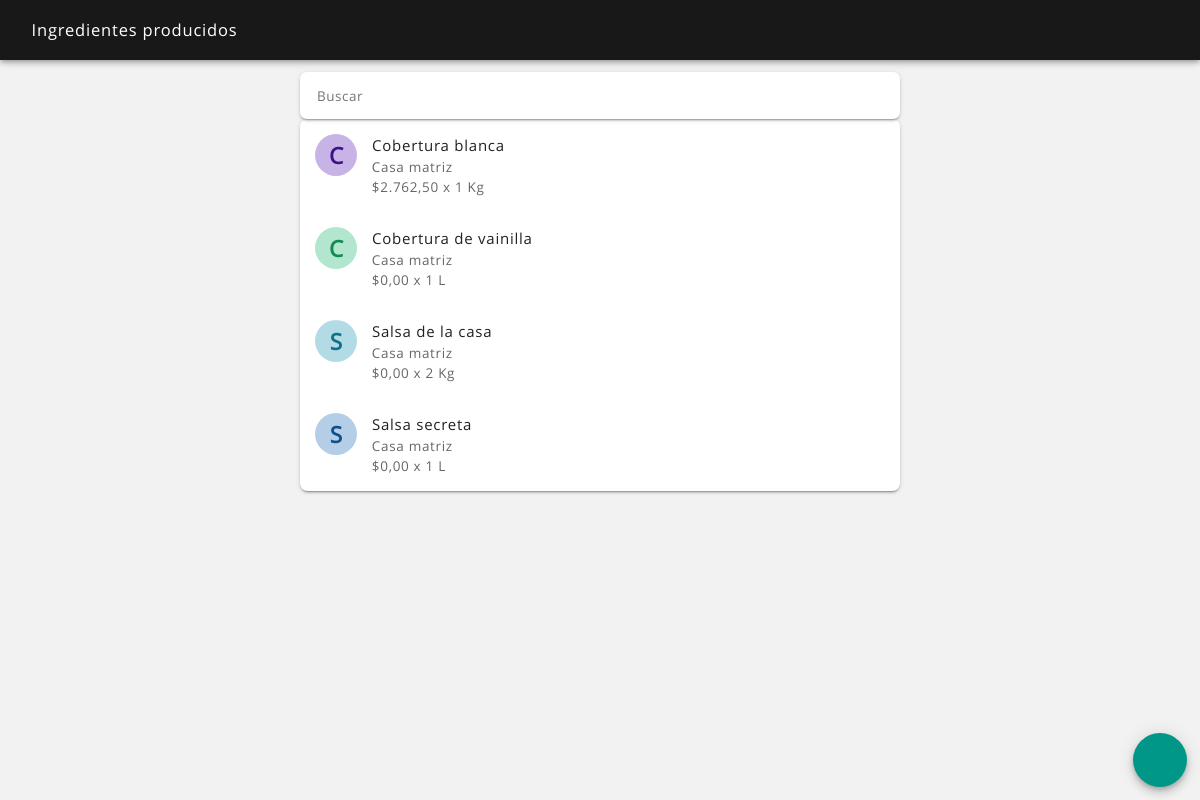
/ingredientes_producidos_ver.php (signed in), run on an earlier commit of the app's database.
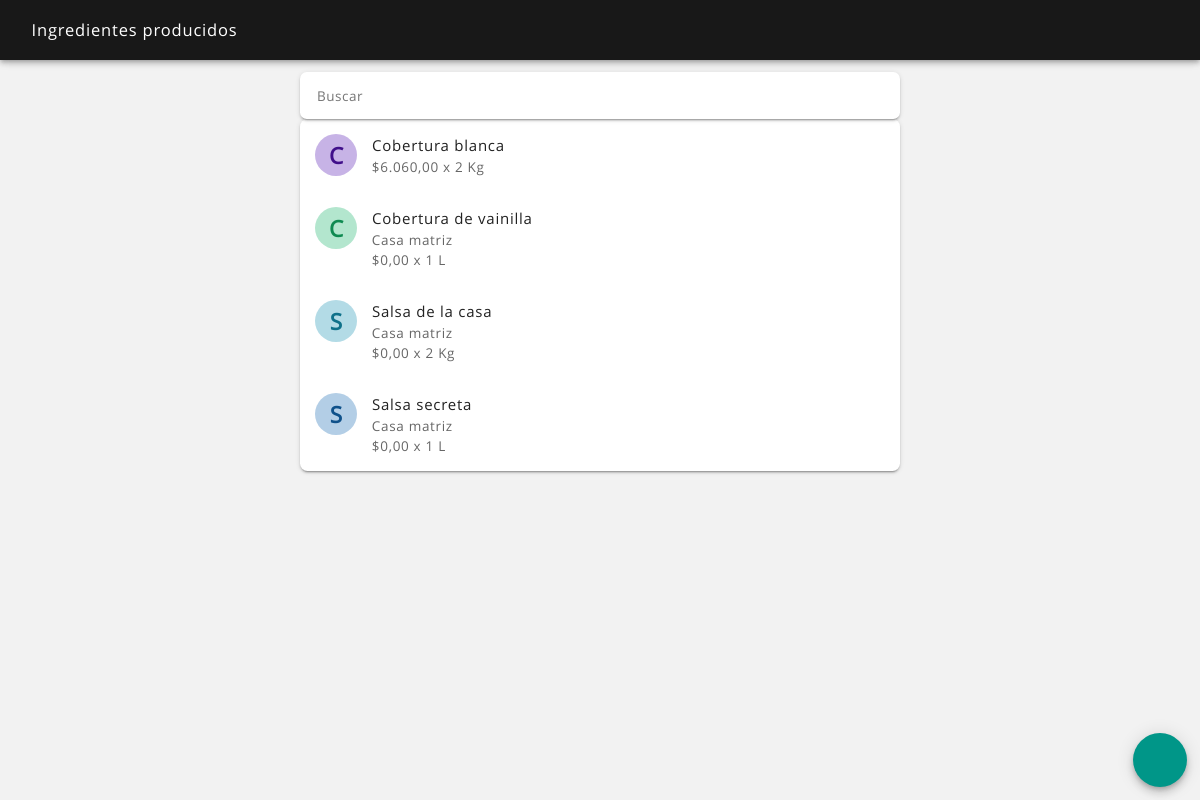
And on a later commit of the database.
### tables this page shows
CREATE TABLE `ingrediente` (
  `ingrediente_id` int(11) NOT NULL,
  `fecha_alta` datetime NOT NULL,
  `fecha_mod` datetime NOT NULL,
  `fecha_baja` datetime NOT NULL,
  `usuario_alta` int(11) NOT NULL,
  `usuario_mod` int(11) NOT NULL,
  `usuario_baja` int(11) NOT NULL,
  `estado` text NOT NULL,
  `ingrediente` text NOT NULL,
  `tipo` text NOT NULL,
  `unidad_minima` text NOT NULL,
  `unidad_compra` text NOT NULL,
  `costo_unidad_minima` text NOT NULL,
  `costo_unidad_compra` text NOT NULL,
  `cantidad_unidad_compra` text NOT NULL,
  `proveedor_id` int(11) NOT NULL,
  `productor_id` text NOT NULL
);

CREATE TABLE `productor` (
  `productor_id` int(11) NOT NULL,
  `fecha_alta` datetime NOT NULL,
  `fecha_mod` datetime NOT NULL,
  `fecha_baja` datetime NOT NULL,
  `usuario_alta` int(11) NOT NULL,
  `usuario_mod` int(11) NOT NULL,
  `usuario_baja` int(11) NOT NULL,
  `estado` text NOT NULL,
  `productor` text NOT NULL,
  `documento_tipo` text NOT NULL,
  `documento_numero` text NOT NULL,
  `tipo` text NOT NULL,
  `correo` text NOT NULL,
  `contacto` text NOT NULL,
  `telefono` text NOT NULL,
  `direccion` text NOT NULL,
  `cuenta_bancaria` text NOT NULL,
  `imagen` text NOT NULL,
  `imagen_nombre` text NOT NULL
);

### sis/variables_sesion.php (called while the page is built, shortened)
<?php
$sesion_id = $_SESSION['id'];
?>
<?php
$consulta = $conexion->query("SELECT * FROM usuario WHERE usuario_id = $sesion_id and estado = 'activo'");
?>

### sis/avatar_color.php (called while the page is built)
<?php
$pla = ord(strtolower($avatar_nombre[0]));
$ula = ord(substr($avatar_nombre, -1));
$lca = strlen($avatar_nombre);
$sca = $pla + $ula + $lca + $avatar_id;
$sca = $sca << 5;
$ab_hue = $sca;
$ab_sat = "50%";
$ab_lig = "80%";
$at_hue = $sca;
$at_sat = "80%";
$at_lig = "30%";
?>

### ingredientes_producidos_ver.php (the view, shortened to what the changed rows need)
<?php
include ("sis/nombre_sesion.php");
?>
<?php
include ("sis/variables_sesion.php");
?>
<?php
if(isset($_POST['body_snack'])) $body_snack = $_POST['body_snack']; elseif(isset($_GET['body_snack'])) $body_snack = $_GET['body_snack']; else $body_snack = null;
?>
<!DOCTYPE html>
<html lang="es">
<head>
    <?php
    include ("partes/head.php");
    ?>
</head>
<body <?php echo $body_snack; ?>>
<header class="rdm-toolbar--contenedor">
    <div class="rdm-toolbar--fila">
        <div class="rdm-toolbar--izquierda">
            <h2 class="rdm-toolbar--titulo">Ingredientes producidos</h2>
        </div>
    </div>
</header>
<main class="rdm--contenedor-toolbar">
    <?php
    $consulta = $conexion->query("SELECT * FROM ingrediente WHERE tipo = 'producido' and estado = 'activo' ORDER BY ingrediente");
    if ($consulta->num_rows == 0)
    {
        ?>
        <div class="rdm-vacio--caja">
            <i class="zmdi zmdi-alert-circle-o zmdi-hc-4x"></i>
            <p class="rdm-tipografia--subtitulo1">No se han agregado ingredientes producidos</p>
            <p class="rdm-tipografia--cuerpo1--margen-ajustada">Los ingredientes producidos son todos los elementos de los que están hechos los productos o servicios que vendes y que tu mismo produces a partir de otros ingredientes, por ejemplo: salsas, mezclas, masas, coberturas, etc.</p>
        </div>
        <?php
    }
    else
    {   ?>
        <section class="rdm-lista">
        <?php
        while ($fila = $consulta->fetch_assoc())
        {
            $ingrediente_producido_id = $fila['ingrediente_id'];
            $ingrediente = $fila['ingrediente'];
            $unidad_compra = $fila['unidad_compra'];
            $cantidad_unidad_compra = $fila['cantidad_unidad_compra'];
            $productor_id = $fila['productor_id'];
            $avatar_id = $ingrediente_producido_id;
            $avatar_nombre = "$ingrediente";
            include ("sis/avatar_color.php");
            $imagen = '<div class="rdm-lista--avatar-color" style="background-color: hsl('.$ab_hue.', '.$ab_sat.', '.$ab_lig.'); color: hsl('.$at_hue.', '.$at_sat.', '.$at_lig.');"><span class="rdm-lista--avatar-texto">'.strtoupper(substr($avatar_nombre, 0, 1)).'</span></div>';
            $consulta2 = $conexion->query("SELECT * FROM productor WHERE productor_id = $productor_id");
            if ($filas2 = $consulta2->fetch_assoc())
            {
                $productor = $filas2['productor'];
            }
            else
            {
                $productor = "";
            }
            $consulta_costo = $conexion->query("SELECT * FROM ingrediente_producido_composicion WHERE ingrediente_producido_id = '$ingrediente_producido_id' ORDER BY fecha_alta DESC");
            if ($consulta_costo->num_rows != 0)
            {
                $composicion_costo = 0;
                while ($fila = $consulta_costo->fetch_assoc())
                {
                    $cantidad = $fila['cantidad'];
                    $ingrediente_id = $fila['ingrediente_id'];
                    $consulta2 = $conexion->query("SELECT * FROM ingrediente WHERE ingrediente_id = $ingrediente_id");
                    if ($filas2 = $consulta2->fetch_assoc())
                    {
                        $costo_unidad_minima_c = $filas2['costo_unidad_minima'];
                    }
                    else
                    {
                        $unidad_minima_c = "unid";
                        $costo_unidad_minima_c = 0;
                    }
                    $ingrediente_costo = $costo_unidad_minima_c * $cantidad;
                    $composicion_costo = $composicion_costo + $ingrediente_costo;
                }
                $costo_valor = $composicion_costo;
            }
            else
            {
                $costo_valor = 0;
            }
            ?>
            <a href="ingredientes_producidos_detalle.php?ingrediente_producido_id=<?php echo "$ingrediente_producido_id"; ?>">
                <article class="rdm-lista--item-doble">
                    <div class="rdm-lista--izquierda">
                        <div class="rdm-lista--contenedor">
                            <?php echo "$imagen"; ?>
                        </div>
                        <div class="rdm-lista--contenedor">
                            <h2 class="rdm-lista--titulo"><?php echo ucfirst($ingrediente); ?></h2>
                            <h2 class="rdm-lista--texto-secundario"><?php echo ucfirst($productor); ?></h2>
                            <h2 class="rdm-lista--texto-secundario">$<?php echo number_format($costo_valor, 2, ",", "."); ?> x <?php echo ($cantidad_unidad_compra); ?> <?php echo ucfirst($unidad_compra); ?></h2>
                        </div>
                    </div>
                </article>
            </a>
        <?php
        }
        ?>
        </section>
    <?php
    }
    ?>
</main>
</body>
</html>

What changed in the data, as far as the page shows it:
changed ingrediente "Cobertura blanca": costo_valor "2.762,50" → "6.060,00"; cantidad_unidad_compra "1" → "2"; productor.productor "Casa matriz" → (not shown)
